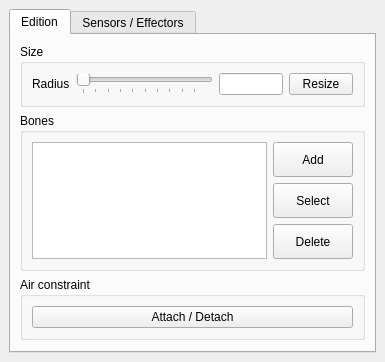
<?xml version="1.0" encoding="UTF-8"?>
<!--
Copyright 2011, 2012 Aurelien Da Campo, Cyprien Huissoud

This file is part of Genecraft-Project.

Genecraft-Project is free software: you can redistribute it and/or modify
it under the terms of the GNU General Public License as published by
the Free Software Foundation, either version 3 of the License, or
(at your option) any later version.

Genecraft-Project is distributed in the hope that it will be useful,
but WITHOUT ANY WARRANTY; without even the implied warranty of
MERCHANTABILITY or FITNESS FOR A PARTICULAR PURPOSE.  See the
GNU General Public License for more details.

You should have received a copy of the GNU General Public License
along with Genecraft-Project.  If not, see <http://www.gnu.org/licenses/>.
-->
<ui version="4.0">
 <class>FixationPropertiesController</class>
 <widget class="QWidget" name="FixationPropertiesController">
  <property name="geometry">
   <rect>
    <x>0</x>
    <y>0</y>
    <width>385</width>
    <height>362</height>
   </rect>
  </property>
  <property name="sizePolicy">
   <sizepolicy hsizetype="Expanding" vsizetype="Expanding">
    <horstretch>0</horstretch>
    <verstretch>0</verstretch>
   </sizepolicy>
  </property>
  <property name="windowTitle">
   <string>Form</string>
  </property>
  <layout class="QGridLayout" name="gridLayout_8">
   <property name="margin">
    <number>0</number>
   </property>
   <item row="0" column="0">
    <widget class="QScrollArea" name="scrollArea">
     <property name="frameShape">
      <enum>QFrame::NoFrame</enum>
     </property>
     <property name="widgetResizable">
      <bool>true</bool>
     </property>
     <widget class="QWidget" name="scrollAreaWidgetContents">
      <property name="geometry">
       <rect>
        <x>0</x>
        <y>0</y>
        <width>385</width>
        <height>362</height>
       </rect>
      </property>
      <layout class="QGridLayout" name="gridLayout">
       <item row="0" column="0">
        <widget class="QTabWidget" name="tabWidget_2">
         <property name="enabled">
          <bool>true</bool>
         </property>
         <property name="currentIndex">
          <number>0</number>
         </property>
         <widget class="QWidget" name="tabBones">
          <attribute name="icon">
           <iconset resource="../../../ressources/ressources.qrc">
            <normaloff>:/img/icons/edition</normaloff>:/img/icons/edition</iconset>
          </attribute>
          <attribute name="title">
           <string>Edition</string>
          </attribute>
          <layout class="QGridLayout" name="gridLayout_5">
           <item row="1" column="0">
            <widget class="QGroupBox" name="gbSize">
             <property name="whatsThis">
              <string>&lt;!DOCTYPE HTML PUBLIC &quot;-//W3C//DTD HTML 4.0//EN&quot; &quot;http://www.w3.org/TR/REC-html40/strict.dtd&quot;&gt;
&lt;html&gt;&lt;head&gt;&lt;meta name=&quot;qrichtext&quot; content=&quot;1&quot; /&gt;&lt;style type=&quot;text/css&quot;&gt;
p, li { white-space: pre-wrap; }
&lt;/style&gt;&lt;/head&gt;&lt;body style=&quot; font-family:'MS Shell Dlg 2'; font-size:8.25pt; font-weight:400; font-style:normal;&quot;&gt;
&lt;p style=&quot; margin-top:0px; margin-bottom:0px; margin-left:0px; margin-right:0px; -qt-block-indent:0; text-indent:0px;&quot;&gt;&lt;span style=&quot; font-weight:600;&quot;&gt;Size manager&lt;/span&gt;&lt;/p&gt;
&lt;p style=&quot;-qt-paragraph-type:empty; margin-top:0px; margin-bottom:0px; margin-left:0px; margin-right:0px; -qt-block-indent:0; text-indent:0px;&quot;&gt;&lt;/p&gt;
&lt;p style=&quot; margin-top:0px; margin-bottom:0px; margin-left:0px; margin-right:0px; -qt-block-indent:0; text-indent:0px;&quot;&gt;Here, you can resize the radius of a fixation.&lt;/p&gt;&lt;/body&gt;&lt;/html&gt;</string>
             </property>
             <property name="title">
              <string>Size</string>
             </property>
             <layout class="QGridLayout" name="gridLayout_4">
              <item row="0" column="1">
               <widget class="QSlider" name="sRadius">
                <property name="minimum">
                 <number>100</number>
                </property>
                <property name="maximum">
                 <number>10000</number>
                </property>
                <property name="orientation">
                 <enum>Qt::Horizontal</enum>
                </property>
                <property name="tickPosition">
                 <enum>QSlider::TicksBelow</enum>
                </property>
                <property name="tickInterval">
                 <number>1000</number>
                </property>
               </widget>
              </item>
              <item row="0" column="0">
               <widget class="QLabel" name="label">
                <property name="text">
                 <string>Radius</string>
                </property>
               </widget>
              </item>
              <item row="0" column="2">
               <widget class="QLineEdit" name="leRadius">
                <property name="maximumSize">
                 <size>
                  <width>64</width>
                  <height>16777215</height>
                 </size>
                </property>
               </widget>
              </item>
              <item row="0" column="3">
               <widget class="QPushButton" name="pbResizeRadius">
                <property name="maximumSize">
                 <size>
                  <width>64</width>
                  <height>16777215</height>
                 </size>
                </property>
                <property name="text">
                 <string>Resize</string>
                </property>
               </widget>
              </item>
             </layout>
            </widget>
           </item>
           <item row="3" column="0">
            <widget class="QGroupBox" name="gbAirCt">
             <property name="whatsThis">
              <string>&lt;!DOCTYPE HTML PUBLIC &quot;-//W3C//DTD HTML 4.0//EN&quot; &quot;http://www.w3.org/TR/REC-html40/strict.dtd&quot;&gt;
&lt;html&gt;&lt;head&gt;&lt;meta name=&quot;qrichtext&quot; content=&quot;1&quot; /&gt;&lt;style type=&quot;text/css&quot;&gt;
p, li { white-space: pre-wrap; }
&lt;/style&gt;&lt;/head&gt;&lt;body style=&quot; font-family:'MS Shell Dlg 2'; font-size:8.25pt; font-weight:400; font-style:normal;&quot;&gt;
&lt;p style=&quot; margin-top:0px; margin-bottom:0px; margin-left:0px; margin-right:0px; -qt-block-indent:0; text-indent:0px;&quot;&gt;&lt;span style=&quot; font-size:8pt; font-weight:600;&quot;&gt;Attach / Detach fixation&lt;/span&gt;&lt;/p&gt;
&lt;p style=&quot;-qt-paragraph-type:empty; margin-top:0px; margin-bottom:0px; margin-left:0px; margin-right:0px; -qt-block-indent:0; text-indent:0px; font-size:8pt;&quot;&gt;&lt;/p&gt;
&lt;p style=&quot; margin-top:0px; margin-bottom:0px; margin-left:0px; margin-right:0px; -qt-block-indent:0; text-indent:0px;&quot;&gt;&lt;span style=&quot; font-size:8pt;&quot;&gt;This feature allows you to fix a fixation in the air. It's very useful to build entity.&lt;/span&gt;&lt;/p&gt;&lt;/body&gt;&lt;/html&gt;</string>
             </property>
             <property name="title">
              <string>Air constraint</string>
             </property>
             <layout class="QGridLayout" name="gridLayout_6">
              <item row="0" column="0">
               <widget class="QPushButton" name="pbFixInTheAir">
                <property name="enabled">
                 <bool>true</bool>
                </property>
                <property name="whatsThis">
                 <string>&lt;!DOCTYPE HTML PUBLIC &quot;-//W3C//DTD HTML 4.0//EN&quot; &quot;http://www.w3.org/TR/REC-html40/strict.dtd&quot;&gt;
&lt;html&gt;&lt;head&gt;&lt;meta name=&quot;qrichtext&quot; content=&quot;1&quot; /&gt;&lt;style type=&quot;text/css&quot;&gt;
p, li { white-space: pre-wrap; }
&lt;/style&gt;&lt;/head&gt;&lt;body style=&quot; font-family:'MS Shell Dlg 2'; font-size:8.25pt; font-weight:400; font-style:normal;&quot;&gt;
&lt;p style=&quot;-qt-paragraph-type:empty; margin-top:0px; margin-bottom:0px; margin-left:0px; margin-right:0px; -qt-block-indent:0; text-indent:0px; font-size:8pt;&quot;&gt;&lt;/p&gt;&lt;/body&gt;&lt;/html&gt;</string>
                </property>
                <property name="text">
                 <string>Attach / Detach</string>
                </property>
                <property name="icon">
                 <iconset resource="../../../ressources/ressources.qrc">
                  <normaloff>:/img/icons/thumbtack</normaloff>:/img/icons/thumbtack</iconset>
                </property>
               </widget>
              </item>
             </layout>
            </widget>
           </item>
           <item row="2" column="0">
            <widget class="QGroupBox" name="groupBox">
             <property name="title">
              <string>Bones</string>
             </property>
             <layout class="QGridLayout" name="gridLayout_3">
              <item row="0" column="0" rowspan="3">
               <widget class="QListWidget" name="lwBones"/>
              </item>
              <item row="0" column="1">
               <widget class="QPushButton" name="pbAddBone">
                <property name="minimumSize">
                 <size>
                  <width>0</width>
                  <height>35</height>
                 </size>
                </property>
                <property name="whatsThis">
                 <string>&lt;!DOCTYPE HTML PUBLIC &quot;-//W3C//DTD HTML 4.0//EN&quot; &quot;http://www.w3.org/TR/REC-html40/strict.dtd&quot;&gt;
&lt;html&gt;&lt;head&gt;&lt;meta name=&quot;qrichtext&quot; content=&quot;1&quot; /&gt;&lt;style type=&quot;text/css&quot;&gt;
p, li { white-space: pre-wrap; }
&lt;/style&gt;&lt;/head&gt;&lt;body style=&quot; font-family:'MS Shell Dlg 2'; font-size:8.25pt; font-weight:400; font-style:normal;&quot;&gt;
&lt;p style=&quot; margin-top:0px; margin-bottom:0px; margin-left:0px; margin-right:0px; -qt-block-indent:0; text-indent:0px;&quot;&gt;&lt;span style=&quot; font-weight:600;&quot;&gt;Add bone&lt;/span&gt;&lt;/p&gt;
&lt;p style=&quot;-qt-paragraph-type:empty; margin-top:0px; margin-bottom:0px; margin-left:0px; margin-right:0px; -qt-block-indent:0; text-indent:0px;&quot;&gt;&lt;/p&gt;
&lt;p style=&quot; margin-top:0px; margin-bottom:0px; margin-left:0px; margin-right:0px; -qt-block-indent:0; text-indent:0px;&quot;&gt;Add a bone to the current fixation. You can select initial size of the bone just above.&lt;/p&gt;&lt;/body&gt;&lt;/html&gt;</string>
                </property>
                <property name="text">
                 <string>Add</string>
                </property>
                <property name="icon">
                 <iconset resource="../../../ressources/ressources.qrc">
                  <normaloff>:/img/icons/bone_add</normaloff>:/img/icons/bone_add</iconset>
                </property>
               </widget>
              </item>
              <item row="1" column="1">
               <widget class="QPushButton" name="pbSelectBone">
                <property name="enabled">
                 <bool>true</bool>
                </property>
                <property name="minimumSize">
                 <size>
                  <width>0</width>
                  <height>35</height>
                 </size>
                </property>
                <property name="whatsThis">
                 <string>&lt;!DOCTYPE HTML PUBLIC &quot;-//W3C//DTD HTML 4.0//EN&quot; &quot;http://www.w3.org/TR/REC-html40/strict.dtd&quot;&gt;
&lt;html&gt;&lt;head&gt;&lt;meta name=&quot;qrichtext&quot; content=&quot;1&quot; /&gt;&lt;style type=&quot;text/css&quot;&gt;
p, li { white-space: pre-wrap; }
&lt;/style&gt;&lt;/head&gt;&lt;body style=&quot; font-family:'MS Shell Dlg 2'; font-size:8.25pt; font-weight:400; font-style:normal;&quot;&gt;
&lt;p style=&quot; margin-top:0px; margin-bottom:0px; margin-left:0px; margin-right:0px; -qt-block-indent:0; text-indent:0px;&quot;&gt;&lt;span style=&quot; font-weight:600;&quot;&gt;Select bone&lt;/span&gt;&lt;/p&gt;
&lt;p style=&quot;-qt-paragraph-type:empty; margin-top:0px; margin-bottom:0px; margin-left:0px; margin-right:0px; -qt-block-indent:0; text-indent:0px; font-weight:600;&quot;&gt;&lt;/p&gt;
&lt;p style=&quot; margin-top:0px; margin-bottom:0px; margin-left:0px; margin-right:0px; -qt-block-indent:0; text-indent:0px;&quot;&gt;Select the bone selected in the list of bones&lt;/p&gt;&lt;/body&gt;&lt;/html&gt;</string>
                </property>
                <property name="text">
                 <string>Select</string>
                </property>
                <property name="icon">
                 <iconset resource="../../../ressources/ressources.qrc">
                  <normaloff>:/img/icons/bone</normaloff>:/img/icons/bone</iconset>
                </property>
               </widget>
              </item>
              <item row="2" column="1">
               <widget class="QPushButton" name="pbRemoveBone">
                <property name="enabled">
                 <bool>true</bool>
                </property>
                <property name="minimumSize">
                 <size>
                  <width>0</width>
                  <height>35</height>
                 </size>
                </property>
                <property name="whatsThis">
                 <string>&lt;!DOCTYPE HTML PUBLIC &quot;-//W3C//DTD HTML 4.0//EN&quot; &quot;http://www.w3.org/TR/REC-html40/strict.dtd&quot;&gt;
&lt;html&gt;&lt;head&gt;&lt;meta name=&quot;qrichtext&quot; content=&quot;1&quot; /&gt;&lt;style type=&quot;text/css&quot;&gt;
p, li { white-space: pre-wrap; }
&lt;/style&gt;&lt;/head&gt;&lt;body style=&quot; font-family:'MS Shell Dlg 2'; font-size:8.25pt; font-weight:400; font-style:normal;&quot;&gt;
&lt;p style=&quot; margin-top:0px; margin-bottom:0px; margin-left:0px; margin-right:0px; -qt-block-indent:0; text-indent:0px;&quot;&gt;&lt;span style=&quot; font-size:8pt; font-weight:600;&quot;&gt;Delete bone&lt;/span&gt;&lt;/p&gt;
&lt;p style=&quot;-qt-paragraph-type:empty; margin-top:0px; margin-bottom:0px; margin-left:0px; margin-right:0px; -qt-block-indent:0; text-indent:0px; font-size:8pt;&quot;&gt;&lt;/p&gt;
&lt;p style=&quot; margin-top:0px; margin-bottom:0px; margin-left:0px; margin-right:0px; -qt-block-indent:0; text-indent:0px;&quot;&gt;&lt;span style=&quot; font-size:8pt;&quot;&gt;Delete the selected bone in the list of bones&lt;/span&gt;&lt;/p&gt;&lt;/body&gt;&lt;/html&gt;</string>
                </property>
                <property name="text">
                 <string>Delete</string>
                </property>
                <property name="icon">
                 <iconset resource="../../../ressources/ressources.qrc">
                  <normaloff>:/img/icons/bone_delete</normaloff>:/img/icons/bone_delete</iconset>
                </property>
               </widget>
              </item>
             </layout>
             <zorder>lwBones</zorder>
             <zorder>pbRemoveBone</zorder>
             <zorder>pbSelectBone</zorder>
             <zorder>pbAddBone</zorder>
             <zorder>lwBones</zorder>
            </widget>
           </item>
           <item row="4" column="0">
            <spacer name="verticalSpacer">
             <property name="orientation">
              <enum>Qt::Vertical</enum>
             </property>
             <property name="sizeHint" stdset="0">
              <size>
               <width>20</width>
               <height>40</height>
              </size>
             </property>
            </spacer>
           </item>
          </layout>
         </widget>
         <widget class="QWidget" name="tabSensors">
          <attribute name="icon">
           <iconset resource="../../../ressources/ressources.qrc">
            <normaloff>:/img/icons/sensor_and_effector</normaloff>:/img/icons/sensor_and_effector</iconset>
          </attribute>
          <attribute name="title">
           <string>Sensors / Effectors</string>
          </attribute>
          <layout class="QGridLayout" name="gridLayout_2">
           <item row="0" column="0" colspan="2">
            <widget class="QComboBox" name="cbSensors">
             <property name="minimumSize">
              <size>
               <width>0</width>
               <height>32</height>
              </size>
             </property>
             <property name="whatsThis">
              <string>&lt;!DOCTYPE HTML PUBLIC &quot;-//W3C//DTD HTML 4.0//EN&quot; &quot;http://www.w3.org/TR/REC-html40/strict.dtd&quot;&gt;
&lt;html&gt;&lt;head&gt;&lt;meta name=&quot;qrichtext&quot; content=&quot;1&quot; /&gt;&lt;style type=&quot;text/css&quot;&gt;
p, li { white-space: pre-wrap; }
&lt;/style&gt;&lt;/head&gt;&lt;body style=&quot; font-family:'MS Shell Dlg 2'; font-size:8.25pt; font-weight:400; font-style:normal;&quot;&gt;
&lt;p style=&quot; margin-top:0px; margin-bottom:0px; margin-left:0px; margin-right:0px; -qt-block-indent:0; text-indent:0px;&quot;&gt;&lt;span style=&quot; font-weight:600;&quot;&gt;List of available sensors&lt;/span&gt;&lt;/p&gt;
&lt;p style=&quot;-qt-paragraph-type:empty; margin-top:0px; margin-bottom:0px; margin-left:0px; margin-right:0px; -qt-block-indent:0; text-indent:0px;&quot;&gt;&lt;/p&gt;
&lt;p style=&quot; margin-top:0px; margin-bottom:0px; margin-left:0px; margin-right:0px; -qt-block-indent:0; text-indent:0px;&quot;&gt;This list of sensors is used to select &lt;span style=&quot; font-family:'arial,sans-serif'; font-size:medium; color:#000000;&quot;&gt;what sensor you want to add.&lt;/span&gt;&lt;/p&gt;&lt;/body&gt;&lt;/html&gt;</string>
             </property>
             <item>
              <property name="text">
               <string>Egocentric position sensor</string>
              </property>
             </item>
             <item>
              <property name="text">
               <string>Gyroscopic sensor</string>
              </property>
             </item>
             <item>
              <property name="text">
               <string>Accelerometer sensor</string>
              </property>
             </item>
             <item>
              <property name="text">
               <string>Contact sensor</string>
              </property>
             </item>
             <item>
              <property name="text">
               <string>Box smell sensor</string>
              </property>
             </item>
             <item>
              <property name="text">
               <string>Distance sensor</string>
              </property>
             </item>
            </widget>
           </item>
           <item row="1" column="0" rowspan="3">
            <widget class="QListWidget" name="lwSensors">
             <property name="whatsThis">
              <string>&lt;!DOCTYPE HTML PUBLIC &quot;-//W3C//DTD HTML 4.0//EN&quot; &quot;http://www.w3.org/TR/REC-html40/strict.dtd&quot;&gt;
&lt;html&gt;&lt;head&gt;&lt;meta name=&quot;qrichtext&quot; content=&quot;1&quot; /&gt;&lt;style type=&quot;text/css&quot;&gt;
p, li { white-space: pre-wrap; }
&lt;/style&gt;&lt;/head&gt;&lt;body style=&quot; font-family:'MS Shell Dlg 2'; font-size:8.25pt; font-weight:400; font-style:normal;&quot;&gt;
&lt;p style=&quot; margin-top:0px; margin-bottom:0px; margin-left:0px; margin-right:0px; -qt-block-indent:0; text-indent:0px;&quot;&gt;&lt;span style=&quot; font-weight:600;&quot;&gt;List of sensors&lt;/span&gt;&lt;/p&gt;
&lt;p style=&quot;-qt-paragraph-type:empty; margin-top:0px; margin-bottom:0px; margin-left:0px; margin-right:0px; -qt-block-indent:0; text-indent:0px; font-weight:600;&quot;&gt;&lt;/p&gt;
&lt;p style=&quot; margin-top:0px; margin-bottom:0px; margin-left:0px; margin-right:0px; -qt-block-indent:0; text-indent:0px;&quot;&gt;List of sensors of the current fixation&lt;/p&gt;
&lt;p style=&quot;-qt-paragraph-type:empty; margin-top:0px; margin-bottom:0px; margin-left:0px; margin-right:0px; -qt-block-indent:0; text-indent:0px;&quot;&gt;&lt;/p&gt;
&lt;p style=&quot;-qt-paragraph-type:empty; margin-top:0px; margin-bottom:0px; margin-left:0px; margin-right:0px; -qt-block-indent:0; text-indent:0px;&quot;&gt;&lt;/p&gt;&lt;/body&gt;&lt;/html&gt;</string>
             </property>
            </widget>
           </item>
           <item row="4" column="0" colspan="2">
            <widget class="QComboBox" name="cbEffectors">
             <property name="minimumSize">
              <size>
               <width>0</width>
               <height>32</height>
              </size>
             </property>
             <property name="whatsThis">
              <string>&lt;!DOCTYPE HTML PUBLIC &quot;-//W3C//DTD HTML 4.0//EN&quot; &quot;http://www.w3.org/TR/REC-html40/strict.dtd&quot;&gt;
&lt;html&gt;&lt;head&gt;&lt;meta name=&quot;qrichtext&quot; content=&quot;1&quot; /&gt;&lt;style type=&quot;text/css&quot;&gt;
p, li { white-space: pre-wrap; }
&lt;/style&gt;&lt;/head&gt;&lt;body style=&quot; font-family:'MS Shell Dlg 2'; font-size:8.25pt; font-weight:400; font-style:normal;&quot;&gt;
&lt;p style=&quot; margin-top:0px; margin-bottom:0px; margin-left:0px; margin-right:0px; -qt-block-indent:0; text-indent:0px;&quot;&gt;&lt;span style=&quot; font-weight:600;&quot;&gt;List of available sensors&lt;/span&gt;&lt;/p&gt;
&lt;p style=&quot;-qt-paragraph-type:empty; margin-top:0px; margin-bottom:0px; margin-left:0px; margin-right:0px; -qt-block-indent:0; text-indent:0px;&quot;&gt;&lt;/p&gt;
&lt;p style=&quot; margin-top:0px; margin-bottom:0px; margin-left:0px; margin-right:0px; -qt-block-indent:0; text-indent:0px;&quot;&gt;This list of sensors is used to select &lt;span style=&quot; font-family:'arial,sans-serif'; font-size:medium; color:#000000;&quot;&gt;what sensor you want to add.&lt;/span&gt;&lt;/p&gt;&lt;/body&gt;&lt;/html&gt;</string>
             </property>
             <item>
              <property name="text">
               <string>Gripper effector</string>
              </property>
             </item>
             <item>
              <property name="text">
               <string>Flying effector</string>
              </property>
             </item>
            </widget>
           </item>
           <item row="5" column="0" rowspan="3">
            <widget class="QListWidget" name="lwEffectors">
             <property name="whatsThis">
              <string>&lt;!DOCTYPE HTML PUBLIC &quot;-//W3C//DTD HTML 4.0//EN&quot; &quot;http://www.w3.org/TR/REC-html40/strict.dtd&quot;&gt;
&lt;html&gt;&lt;head&gt;&lt;meta name=&quot;qrichtext&quot; content=&quot;1&quot; /&gt;&lt;style type=&quot;text/css&quot;&gt;
p, li { white-space: pre-wrap; }
&lt;/style&gt;&lt;/head&gt;&lt;body style=&quot; font-family:'MS Shell Dlg 2'; font-size:8.25pt; font-weight:400; font-style:normal;&quot;&gt;
&lt;p style=&quot; margin-top:0px; margin-bottom:0px; margin-left:0px; margin-right:0px; -qt-block-indent:0; text-indent:0px;&quot;&gt;&lt;span style=&quot; font-weight:600;&quot;&gt;List of sensors&lt;/span&gt;&lt;/p&gt;
&lt;p style=&quot;-qt-paragraph-type:empty; margin-top:0px; margin-bottom:0px; margin-left:0px; margin-right:0px; -qt-block-indent:0; text-indent:0px; font-weight:600;&quot;&gt;&lt;/p&gt;
&lt;p style=&quot; margin-top:0px; margin-bottom:0px; margin-left:0px; margin-right:0px; -qt-block-indent:0; text-indent:0px;&quot;&gt;List of sensors of the current fixation&lt;/p&gt;
&lt;p style=&quot;-qt-paragraph-type:empty; margin-top:0px; margin-bottom:0px; margin-left:0px; margin-right:0px; -qt-block-indent:0; text-indent:0px;&quot;&gt;&lt;/p&gt;
&lt;p style=&quot;-qt-paragraph-type:empty; margin-top:0px; margin-bottom:0px; margin-left:0px; margin-right:0px; -qt-block-indent:0; text-indent:0px;&quot;&gt;&lt;/p&gt;&lt;/body&gt;&lt;/html&gt;</string>
             </property>
            </widget>
           </item>
           <item row="1" column="1">
            <widget class="QPushButton" name="pbAddSensor">
             <property name="minimumSize">
              <size>
               <width>0</width>
               <height>40</height>
              </size>
             </property>
             <property name="whatsThis">
              <string>&lt;!DOCTYPE HTML PUBLIC &quot;-//W3C//DTD HTML 4.0//EN&quot; &quot;http://www.w3.org/TR/REC-html40/strict.dtd&quot;&gt;
&lt;html&gt;&lt;head&gt;&lt;meta name=&quot;qrichtext&quot; content=&quot;1&quot; /&gt;&lt;style type=&quot;text/css&quot;&gt;
p, li { white-space: pre-wrap; }
&lt;/style&gt;&lt;/head&gt;&lt;body style=&quot; font-family:'MS Shell Dlg 2'; font-size:8.25pt; font-weight:400; font-style:normal;&quot;&gt;
&lt;p style=&quot; margin-top:0px; margin-bottom:0px; margin-left:0px; margin-right:0px; -qt-block-indent:0; text-indent:0px;&quot;&gt;&lt;span style=&quot; font-weight:600;&quot;&gt;Add sensor&lt;/span&gt;&lt;/p&gt;
&lt;p style=&quot;-qt-paragraph-type:empty; margin-top:0px; margin-bottom:0px; margin-left:0px; margin-right:0px; -qt-block-indent:0; text-indent:0px;&quot;&gt;&lt;/p&gt;
&lt;p style=&quot; margin-top:0px; margin-bottom:0px; margin-left:0px; margin-right:0px; -qt-block-indent:0; text-indent:0px;&quot;&gt;Add the selected sensor in the combo box to the current fixation.&lt;/p&gt;&lt;/body&gt;&lt;/html&gt;</string>
             </property>
             <property name="text">
              <string>Add</string>
             </property>
             <property name="icon">
              <iconset resource="../../../ressources/ressources.qrc">
               <normaloff>:/img/icons/sensor_add</normaloff>:/img/icons/sensor_add</iconset>
             </property>
            </widget>
           </item>
           <item row="2" column="1">
            <widget class="QPushButton" name="pbDeleteSensor">
             <property name="enabled">
              <bool>true</bool>
             </property>
             <property name="minimumSize">
              <size>
               <width>0</width>
               <height>40</height>
              </size>
             </property>
             <property name="whatsThis">
              <string>&lt;!DOCTYPE HTML PUBLIC &quot;-//W3C//DTD HTML 4.0//EN&quot; &quot;http://www.w3.org/TR/REC-html40/strict.dtd&quot;&gt;
&lt;html&gt;&lt;head&gt;&lt;meta name=&quot;qrichtext&quot; content=&quot;1&quot; /&gt;&lt;style type=&quot;text/css&quot;&gt;
p, li { white-space: pre-wrap; }
&lt;/style&gt;&lt;/head&gt;&lt;body style=&quot; font-family:'MS Shell Dlg 2'; font-size:8.25pt; font-weight:400; font-style:normal;&quot;&gt;
&lt;p style=&quot; margin-top:0px; margin-bottom:0px; margin-left:0px; margin-right:0px; -qt-block-indent:0; text-indent:0px;&quot;&gt;&lt;span style=&quot; font-weight:600;&quot;&gt;Delete sensor&lt;/span&gt;&lt;/p&gt;
&lt;p style=&quot;-qt-paragraph-type:empty; margin-top:0px; margin-bottom:0px; margin-left:0px; margin-right:0px; -qt-block-indent:0; text-indent:0px;&quot;&gt;&lt;/p&gt;
&lt;p style=&quot; margin-top:0px; margin-bottom:0px; margin-left:0px; margin-right:0px; -qt-block-indent:0; text-indent:0px;&quot;&gt;Delete the selected sensor and its brain connections.&lt;/p&gt;&lt;/body&gt;&lt;/html&gt;</string>
             </property>
             <property name="text">
              <string>Delete</string>
             </property>
             <property name="icon">
              <iconset resource="../../../ressources/ressources.qrc">
               <normaloff>:/img/icons/sensor_delete</normaloff>:/img/icons/sensor_delete</iconset>
             </property>
            </widget>
           </item>
           <item row="5" column="1">
            <widget class="QPushButton" name="pbAddEffector">
             <property name="minimumSize">
              <size>
               <width>0</width>
               <height>40</height>
              </size>
             </property>
             <property name="whatsThis">
              <string>&lt;!DOCTYPE HTML PUBLIC &quot;-//W3C//DTD HTML 4.0//EN&quot; &quot;http://www.w3.org/TR/REC-html40/strict.dtd&quot;&gt;
&lt;html&gt;&lt;head&gt;&lt;meta name=&quot;qrichtext&quot; content=&quot;1&quot; /&gt;&lt;style type=&quot;text/css&quot;&gt;
p, li { white-space: pre-wrap; }
&lt;/style&gt;&lt;/head&gt;&lt;body style=&quot; font-family:'MS Shell Dlg 2'; font-size:8.25pt; font-weight:400; font-style:normal;&quot;&gt;
&lt;p style=&quot; margin-top:0px; margin-bottom:0px; margin-left:0px; margin-right:0px; -qt-block-indent:0; text-indent:0px;&quot;&gt;&lt;span style=&quot; font-weight:600;&quot;&gt;Add sensor&lt;/span&gt;&lt;/p&gt;
&lt;p style=&quot;-qt-paragraph-type:empty; margin-top:0px; margin-bottom:0px; margin-left:0px; margin-right:0px; -qt-block-indent:0; text-indent:0px;&quot;&gt;&lt;/p&gt;
&lt;p style=&quot; margin-top:0px; margin-bottom:0px; margin-left:0px; margin-right:0px; -qt-block-indent:0; text-indent:0px;&quot;&gt;Add the selected sensor in the combo box to the current fixation.&lt;/p&gt;&lt;/body&gt;&lt;/html&gt;</string>
             </property>
             <property name="text">
              <string>Add</string>
             </property>
             <property name="icon">
              <iconset resource="../../../ressources/ressources.qrc">
               <normaloff>:/img/icons/effector_add</normaloff>:/img/icons/effector_add</iconset>
             </property>
            </widget>
           </item>
           <item row="6" column="1">
            <widget class="QPushButton" name="pbDeleteEffector">
             <property name="enabled">
              <bool>true</bool>
             </property>
             <property name="minimumSize">
              <size>
               <width>0</width>
               <height>40</height>
              </size>
             </property>
             <property name="whatsThis">
              <string>&lt;!DOCTYPE HTML PUBLIC &quot;-//W3C//DTD HTML 4.0//EN&quot; &quot;http://www.w3.org/TR/REC-html40/strict.dtd&quot;&gt;
&lt;html&gt;&lt;head&gt;&lt;meta name=&quot;qrichtext&quot; content=&quot;1&quot; /&gt;&lt;style type=&quot;text/css&quot;&gt;
p, li { white-space: pre-wrap; }
&lt;/style&gt;&lt;/head&gt;&lt;body style=&quot; font-family:'MS Shell Dlg 2'; font-size:8.25pt; font-weight:400; font-style:normal;&quot;&gt;
&lt;p style=&quot; margin-top:0px; margin-bottom:0px; margin-left:0px; margin-right:0px; -qt-block-indent:0; text-indent:0px;&quot;&gt;&lt;span style=&quot; font-weight:600;&quot;&gt;Delete sensor&lt;/span&gt;&lt;/p&gt;
&lt;p style=&quot;-qt-paragraph-type:empty; margin-top:0px; margin-bottom:0px; margin-left:0px; margin-right:0px; -qt-block-indent:0; text-indent:0px;&quot;&gt;&lt;/p&gt;
&lt;p style=&quot; margin-top:0px; margin-bottom:0px; margin-left:0px; margin-right:0px; -qt-block-indent:0; text-indent:0px;&quot;&gt;Delete the selected sensor and its brain connections.&lt;/p&gt;&lt;/body&gt;&lt;/html&gt;</string>
             </property>
             <property name="text">
              <string>Delete</string>
             </property>
             <property name="icon">
              <iconset resource="../../../ressources/ressources.qrc">
               <normaloff>:/img/icons/effector_delete</normaloff>:/img/icons/effector_delete</iconset>
             </property>
            </widget>
           </item>
          </layout>
         </widget>
        </widget>
       </item>
      </layout>
     </widget>
    </widget>
   </item>
  </layout>
 </widget>
 <resources>
  <include location="../../../ressources/ressources.qrc"/>
 </resources>
 <connections/>
</ui>
